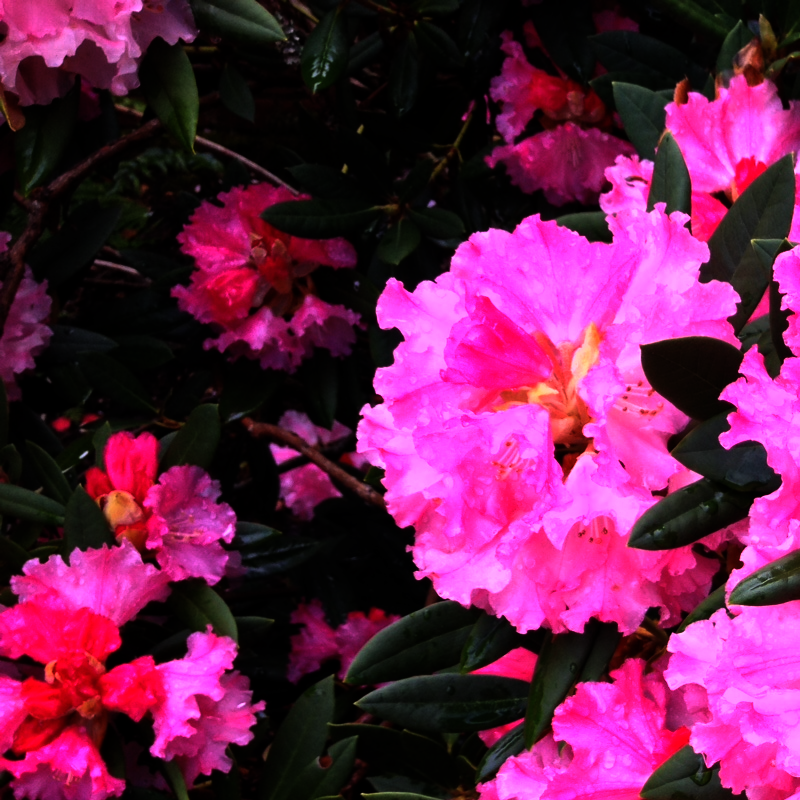
%> input picture example_images/flowers.png, 800 x 800 px
$ octave --eval "result = load_image('../example_images/flowers.png');"   (GNU Octave 9; MATLAB toolbox functions it lacks are replaced by stand-ins)
%> lines starting %> are read from the running program, lines starting %| are printed output that depends on the picture
function im = load_image(fname)
%> called with fname = '../example_images/flowers.png'
%
% Load in the selected image, special handling if it comes from a known
% dataset of linear natural scene images (Van Hateren or McGill)
%
% INPUT:
%
%       fname:  name of file to load
%
% OUTPUT
%
%       im:     matrix with light intensity values
%
% Emily Cooper, 2015

if any(strfind(fname,'.iml'))               % Van Hateren Dataset IML images from Bethge lab website (http://bethgelab.org/datasets/vanhateren/)

    f   = fopen(fname, 'rb', 'ieee-be');	% open image file
    w  	= 1536; h = 1024;                   % set width and height
    im 	= fread(f, [w, h], 'uint16');       % read in contents
    im  = flipud(double(im)');              % flip dimensions

elseif any(strfind(lower(fname),'mcg'))     % McGill Calibrated Colour Image Database (http://tabby.vision.mcgill.ca)

    im      = rgb2linear(fname);                          % load linear image, this is a calibration function provided with the McGill iamges
    im      = im(:,:,1).*0.2989 + ...                     % convert RGB image to relative luminance
        im(:,:,2).*0.5870 + im(:,:,3).*0.1140;

else                                        % just try to load in image file

    % if it's a mat file, try to load it and look for a single matrix to use as the image
    if any(strfind(fname,'.mat'))

        data    = load(fname);      % load the mat file
        fields  = fieldnames(data); % get the names of loaded variables

        % you should have loaded just one variable, the 2D or 3D image matrix
        if length(fields) == 1 && ndims(data.(fields{1})) > 1
            im = data.(fields{1});  % if so, assign it to the im variable
        else
            error('If loading a mat file, by default the file must contain a single variable with the image matrix (2D or 3D)');
        end

    else                                                % otherwise, try to load it as an image

        try
            im = flipdim(double(imread(fname))./255,1);
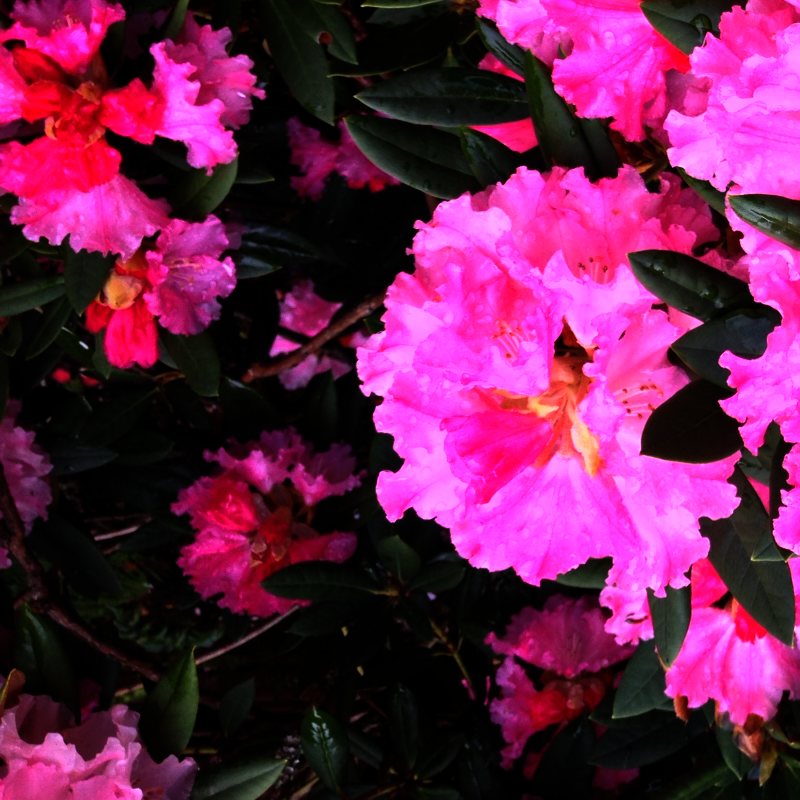
%> im: size 800x800x3 double; mean R, G, B 0.429, 0.127, 0.315
        catch
            error('Unhandled file type, add this type to load_image.m');
        end

    end

    if size(im,3) > 1
        im = im(:,:,1).*0.2989 + ...                % convert RGB image to relative luminance if this is a color iamge
            im(:,:,2).*0.5870 + im(:,:,3).*0.1140;
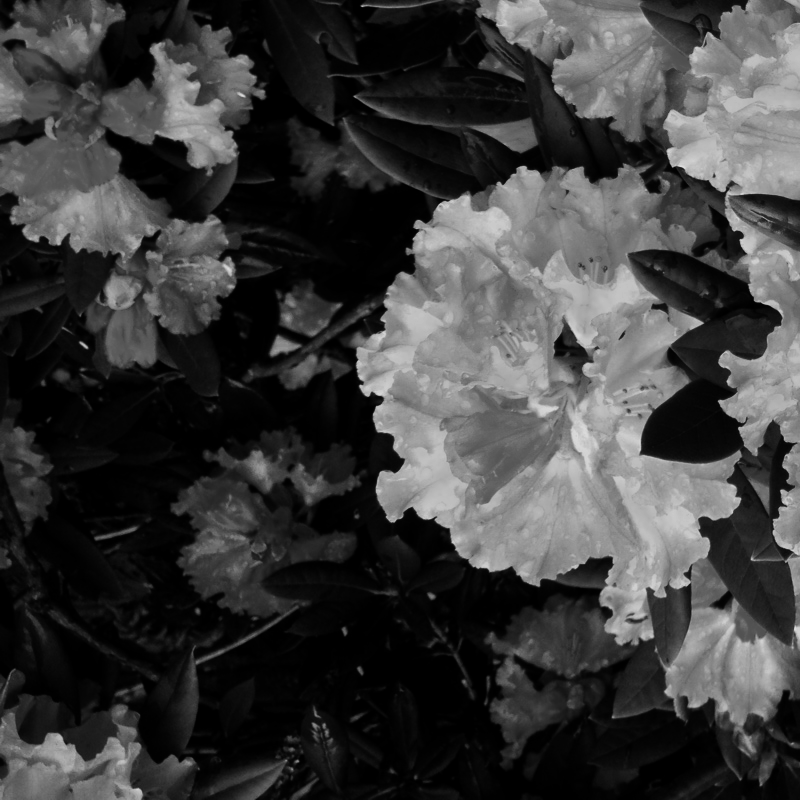
%> im: size 800x800 double; min 0, max 0.866, mean 0.239
    end

    display('Assuming this image has values that are linear with world light intensity');

end

$ run again, on example_images/natural_noise.png
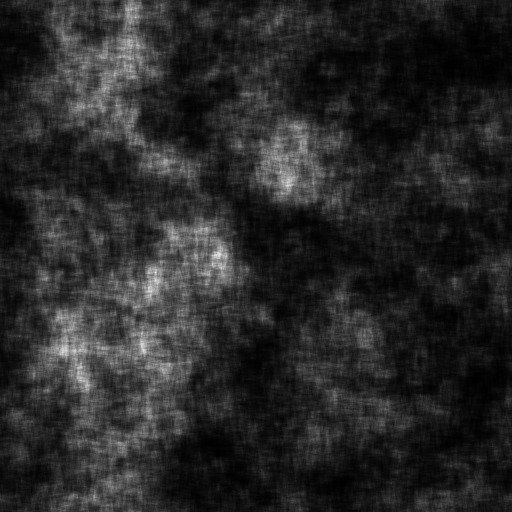
%> input picture example_images/natural_noise.png, 1024 x 1024 px (shown at 1/2 size)
%> in load_image, `im = flipdim(double(imread(fname))./255,1);`:
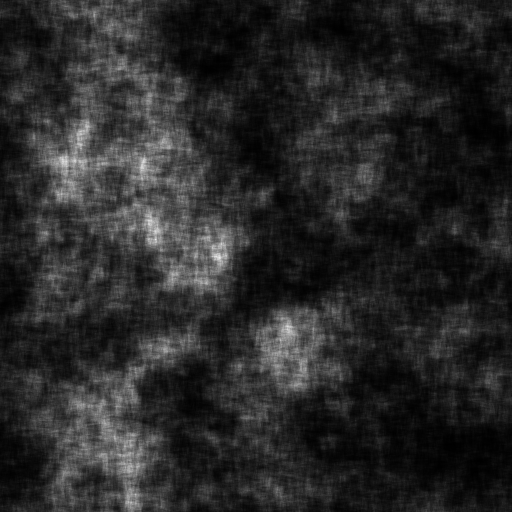
%> im: size 1024x1024 double (shown at 1/2 size); min 0, max 1, mean 0.157
